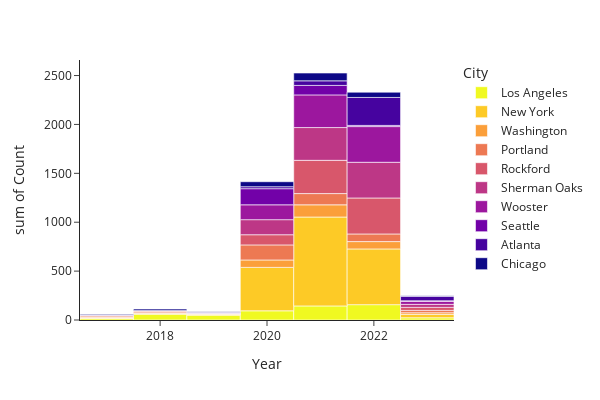

Notebook code for this chart:
### Code cell
def protest_cities_hist():
    """
    """
    df = protest_data()
    dfg = df.groupby(['City_Town']).size().to_frame().sort_values([0], ascending = False).head(10).reset_index()
    cities = list(dfg['City_Town'])

    df['Count'] = 1
    df = df.loc[df['City_Town'].isin(cities)]

    df_pivot = pd.pivot_table(df, index= ['Year', 'City_Town'], values='Date',
            aggfunc='count', margins=True, margins_name='Count')
    df_pivot.drop(index='Count', inplace=True)
    df_pivot.rename({'Date':'Count'}, axis='columns', inplace=True)


    df.apply(pd.to_numeric, errors='ignore')
    fig = px.histogram(df, x="Year", y="Count", color="City_Town",
            width=600, height=400,
            labels={ # replaces default labels by column name
                "Year": "Year",  "Count": "Count", "City_Town": "City"
            },
            template="simple_white", color_discrete_sequence= px.colors.sequential.Plasma_r
            )
    return fig.show()

protest_cities_hist()

### Figure 1 — Plotly figure (JSON) as saved in the notebook; plotly's stock layout.template omitted (floating-point values rounded to 4 significant figures; data arrays with more than 128 entries replaced by an {"elided": "..."} marker saying what was removed)
{"data": [{"alignmentgroup": "True", "bingroup": "x", "histfunc": "sum", "hovertemplate": "City=Los Angeles<br>Year=%{x}<br>sum of Count=%{y}<extra></extra>", "legendgroup": "Los Angeles", "marker": {"color": "#f0f921", "pattern": {"shape": ""}}, "name": "Los Angeles", "offsetgroup": "Los Angeles", "orientation": "v", "showlegend": true, "type": "histogram", "x": {"elided": "542 int values"}, "xaxis": "x", "y": {"elided": "542 int values"}, "yaxis": "y"}, {"alignmentgroup": "True", "bingroup": "x", "histfunc": "sum", "hovertemplate": "City=New York<br>Year=%{x}<br>sum of Count=%{y}<extra></extra>", "legendgroup": "New York", "marker": {"color": "#fdca26", "pattern": {"shape": ""}}, "name": "New York", "offsetgroup": "New York", "orientation": "v", "showlegend": true, "type": "histogram", "x": {"elided": "1979 int values"}, "xaxis": "x", "y": {"elided": "1979 int values"}, "yaxis": "y"}, {"alignmentgroup": "True", "bingroup": "x", "histfunc": "sum", "hovertemplate": "City=Washington<br>Year=%{x}<br>sum of Count=%{y}<extra></extra>", "legendgroup": "Washington", "marker": {"color": "#fb9f3a", "pattern": {"shape": ""}}, "name": "Washington", "offsetgroup": "Washington", "orientation": "v", "showlegend": true, "type": "histogram", "x": {"elided": "311 int values"}, "xaxis": "x", "y": {"elided": "311 int values"}, "yaxis": "y"}, {"alignmentgroup": "True", "bingroup": "x", "histfunc": "sum", "hovertemplate": "City=Portland<br>Year=%{x}<br>sum of Count=%{y}<extra></extra>", "legendgroup": "Portland", "marker": {"color": "#ed7953", "pattern": {"shape": ""}}, "name": "Portland", "offsetgroup": "Portland", "orientation": "v", "showlegend": true, "type": "histogram", "x": {"elided": "408 int values"}, "xaxis": "x", "y": {"elided": "408 int values"}, "yaxis": "y"}, {"alignmentgroup": "True", "bingroup": "x", "histfunc": "sum", "hovertemplate": "City=Rockford<br>Year=%{x}<br>sum of Count=%{y}<extra></extra>", "legendgroup": "Rockford", "marker": {"color": "#d8576b", "pattern": {"shape": ""}}, "name": "Rockford", "offsetgroup": "Rockford", "orientation": "v", "showlegend": true, "type": "histogram", "x": {"elided": "845 int values"}, "xaxis": "x", "y": {"elided": "845 int values"}, "yaxis": "y"}, {"alignmentgroup": "True", "bingroup": "x", "histfunc": "sum", "hovertemplate": "City=Sherman Oaks<br>Year=%{x}<br>sum of Count=%{y}<extra></extra>", "legendgroup": "Sherman Oaks", "marker": {"color": "#bd3786", "pattern": {"shape": ""}}, "name": "Sherman Oaks", "offsetgroup": "Sherman Oaks", "orientation": "v", "showlegend": true, "type": "histogram", "x": {"elided": "885 int values"}, "xaxis": "x", "y": {"elided": "885 int values"}, "yaxis": "y"}, {"alignmentgroup": "True", "bingroup": "x", "histfunc": "sum", "hovertemplate": "City=Wooster<br>Year=%{x}<br>sum of Count=%{y}<extra></extra>", "legendgroup": "Wooster", "marker": {"color": "#9c179e", "pattern": {"shape": ""}}, "name": "Wooster", "offsetgroup": "Wooster", "orientation": "v", "showlegend": true, "type": "histogram", "x": {"elided": "882 int values"}, "xaxis": "x", "y": {"elided": "882 int values"}, "yaxis": "y"}, {"alignmentgroup": "True", "bingroup": "x", "histfunc": "sum", "hovertemplate": "City=Seattle<br>Year=%{x}<br>sum of Count=%{y}<extra></extra>", "legendgroup": "Seattle", "marker": {"color": "#7201a8", "pattern": {"shape": ""}}, "name": "Seattle", "offsetgroup": "Seattle", "orientation": "v", "showlegend": true, "type": "histogram", "x": {"elided": "292 int values"}, "xaxis": "x", "y": {"elided": "292 int values"}, "yaxis": "y"}, {"alignmentgroup": "True", "bingroup": "x", "histfunc": "sum", "hovertemplate": "City=Atlanta<br>Year=%{x}<br>sum of Count=%{y}<extra></extra>", "legendgroup": "Atlanta", "marker": {"color": "#46039f", "pattern": {"shape": ""}}, "name": "Atlanta", "offsetgroup": "Atlanta", "orientation": "v", "showlegend": true, "type": "histogram", "x": {"elided": "408 int values"}, "xaxis": "x", "y": {"elided": "408 int values"}, "yaxis": "y"}, {"alignmentgroup": "True", "bingroup": "x", "histfunc": "sum", "hovertemplate": "City=Chicago<br>Year=%{x}<br>sum of Count=%{y}<extra></extra>", "legendgroup": "Chicago", "marker": {"color": "#0d0887", "pattern": {"shape": ""}}, "name": "Chicago", "offsetgroup": "Chicago", "orientation": "v", "showlegend": true, "type": "histogram", "x": {"elided": "222 int values"}, "xaxis": "x", "y": {"elided": "222 int values"}, "yaxis": "y"}], "layout": {"barmode": "relative", "height": 400, "legend": {"title": {"text": "City"}, "tracegroupgap": 0}, "margin": {"t": 60}, "width": 600, "xaxis": {"anchor": "y", "domain": [0, 1], "title": {"text": "Year"}}, "yaxis": {"anchor": "x", "domain": [0, 1], "title": {"text": "sum of Count"}}}}
